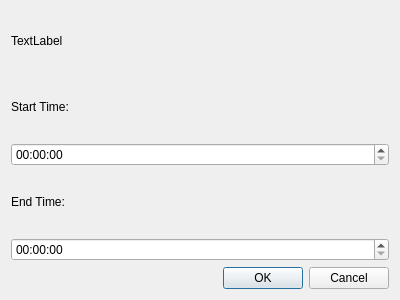
<?xml version="1.0" encoding="UTF-8"?>
<ui version="4.0">
 <class>scheduleDetail</class>
 <widget class="QDialog" name="scheduleDetail">
  <property name="geometry">
   <rect>
    <x>0</x>
    <y>0</y>
    <width>400</width>
    <height>300</height>
   </rect>
  </property>
  <property name="windowTitle">
   <string>Dialog</string>
  </property>
  <layout class="QGridLayout" name="gridLayout">
   <item row="1" column="0">
    <widget class="QLabel" name="label_2">
     <property name="text">
      <string>Start Time:</string>
     </property>
    </widget>
   </item>
   <item row="0" column="0">
    <widget class="QLabel" name="label">
     <property name="text">
      <string>TextLabel</string>
     </property>
    </widget>
   </item>
   <item row="5" column="0">
    <widget class="QDialogButtonBox" name="buttonBox">
     <property name="orientation">
      <enum>Qt::Horizontal</enum>
     </property>
     <property name="standardButtons">
      <set>QDialogButtonBox::Cancel|QDialogButtonBox::Ok</set>
     </property>
    </widget>
   </item>
   <item row="3" column="0">
    <widget class="QLabel" name="label_3">
     <property name="text">
      <string>End Time:</string>
     </property>
    </widget>
   </item>
   <item row="2" column="0">
    <widget class="QTimeEdit" name="startTime"/>
   </item>
   <item row="4" column="0">
    <widget class="QTimeEdit" name="endTime"/>
   </item>
  </layout>
 </widget>
 <resources/>
 <connections>
  <connection>
   <sender>buttonBox</sender>
   <signal>accepted()</signal>
   <receiver>scheduleDetail</receiver>
   <slot>accept()</slot>
   <hints>
    <hint type="sourcelabel">
     <x>248</x>
     <y>254</y>
    </hint>
    <hint type="destinationlabel">
     <x>157</x>
     <y>274</y>
    </hint>
   </hints>
  </connection>
  <connection>
   <sender>buttonBox</sender>
   <signal>rejected()</signal>
   <receiver>scheduleDetail</receiver>
   <slot>reject()</slot>
   <hints>
    <hint type="sourcelabel">
     <x>316</x>
     <y>260</y>
    </hint>
    <hint type="destinationlabel">
     <x>286</x>
     <y>274</y>
    </hint>
   </hints>
  </connection>
 </connections>
</ui>
